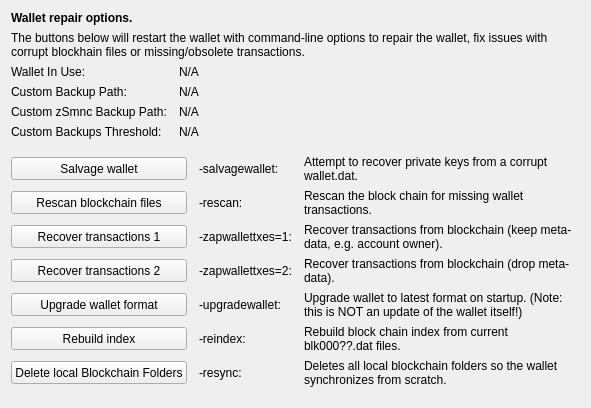
     <widget class="QWidget" name="tab_repair">
      <attribute name="title">
       <string>&amp;Wallet Repair</string>
      </attribute>
      <layout class="QGridLayout" name="gridLayout_4" columnstretch="0,0,0,0">
       <property name="horizontalSpacing">
        <number>12</number>
       </property>
       <item row="0" column="0" colspan="4">
        <widget class="QLabel" name="label_repair_header">
         <property name="font">
          <font>
           <weight>75</weight>
           <bold>true</bold>
          </font>
         </property>
         <property name="text">
          <string>Wallet repair options.</string>
         </property>
        </widget>
       </item>
       <item row="1" column="0" colspan="4">
        <widget class="QLabel" name="label_repair_helptext">
         <property name="font">
          <font>
           <weight>50</weight>
           <bold>false</bold>
          </font>
         </property>
         <property name="text">
          <string>The buttons below will restart the wallet with command-line options to repair the wallet, fix issues with corrupt blockhain files or missing/obsolete transactions.</string>
         </property>
         <property name="wordWrap">
          <bool>true</bool>
         </property>
        </widget>
       </item>
       <item row="2" column="0">
        <widget class="QLabel" name="wallet_path_label">
         <property name="text">
          <string>Wallet In Use:</string>
         </property>
        </widget>
       </item>
       <item row="2" column="1" colspan="3">
        <widget class="QLabel" name="wallet_path">
         <property name="cursor">
          <cursorShape>IBeamCursor</cursorShape>
         </property>
         <property name="text">
          <string>N/A</string>
         </property>
         <property name="textFormat">
          <enum>Qt::PlainText</enum>
         </property>
         <property name="textInteractionFlags">
          <set>Qt::LinksAccessibleByMouse|Qt::TextSelectableByKeyboard|Qt::TextSelectableByMouse</set>
         </property>
        </widget>
       </item>
       <item row="3" column="0">
        <widget class="QLabel" name="wallet_custombackuppath_label">
         <property name="visible">
          <bool>false</bool>
         </property>
         <property name="text">
          <string>Custom Backup Path:</string>
         </property>
        </widget>
       </item>
       <item row="3" column="1" colspan="3">
        <widget class="QLabel" name="wallet_custombackuppath">
         <property name="cursor">
          <cursorShape>IBeamCursor</cursorShape>
         </property>
         <property name="visible">
          <bool>false</bool>
         </property>
         <property name="text">
          <string>N/A</string>
         </property>
         <property name="textFormat">
          <enum>Qt::PlainText</enum>
         </property>
         <property name="textInteractionFlags">
          <set>Qt::LinksAccessibleByMouse|Qt::TextSelectableByKeyboard|Qt::TextSelectableByMouse</set>
         </property>
        </widget>
       </item>
       <item row="4" column="0">
        <widget class="QLabel" name="wallet_customzsmncbackuppath_label">
         <property name="visible">
          <bool>false</bool>
         </property>
         <property name="text">
          <string>Custom zSmnc Backup Path:</string>
         </property>
        </widget>
       </item>
       <item row="4" column="1" colspan="3">
        <widget class="QLabel" name="wallet_customzsmncbackuppath">
         <property name="cursor">
          <cursorShape>IBeamCursor</cursorShape>
         </property>
         <property name="visible">
          <bool>false</bool>
         </property>
         <property name="text">
          <string>N/A</string>
         </property>
         <property name="textFormat">
          <enum>Qt::PlainText</enum>
         </property>
         <property name="textInteractionFlags">
          <set>Qt::LinksAccessibleByMouse|Qt::TextSelectableByKeyboard|Qt::TextSelectableByMouse</set>
         </property>
        </widget>
       </item>
       <item row="5" column="0">
        <widget class="QLabel" name="wallet_custombackupthreshold_label">
         <property name="visible">
          <bool>false</bool>
         </property>
         <property name="text">
          <string>Custom Backups Threshold:</string>
         </property>
        </widget>
       </item>
       <item row="5" column="1" colspan="3">
        <widget class="QLabel" name="wallet_custombackupthreshold">
         <property name="cursor">
          <cursorShape>IBeamCursor</cursorShape>
         </property>
         <property name="visible">
          <bool>false</bool>
         </property>
         <property name="text">
          <string>N/A</string>
         </property>
         <property name="textFormat">
          <enum>Qt::PlainText</enum>
         </property>
         <property name="textInteractionFlags">
          <set>Qt::LinksAccessibleByMouse|Qt::TextSelectableByKeyboard|Qt::TextSelectableByMouse</set>
         </property>
        </widget>
       </item>
       <item row="6" column="0">
        <spacer name="verticalSpacer_repair1">
         <property name="orientation">
          <enum>Qt::Vertical</enum>
         </property>
         <property name="sizeHint" stdset="0">
          <size>
           <width>10</width>
           <height>10</height>
          </size>
         </property>
        </spacer>
       </item>
       <item row="7" column="0" colspan="2">
        <widget class="QPushButton" name="btn_salvagewallet">
         <property name="minimumSize">
          <size>
           <width>100</width>
           <height>23</height>
          </size>
         </property>
         <property name="text">
          <string>Salvage wallet</string>
         </property>
        </widget>
       </item>
       <item row="7" column="2">
        <widget class="QLabel" name="label_repair_salvage_command">
         <property name="text">
          <string notr="true">-salvagewallet:</string>
         </property>
        </widget>
       </item>
       <item row="7" column="3">
        <widget class="QLabel" name="label_repair_salvage">
         <property name="text">
          <string>Attempt to recover private keys from a corrupt wallet.dat.</string>
         </property>
         <property name="wordWrap">
          <bool>true</bool>
         </property>
        </widget>
       </item>
       <item row="8" column="0" colspan="2">
        <widget class="QPushButton" name="btn_rescan">
         <property name="minimumSize">
          <size>
           <width>100</width>
           <height>23</height>
          </size>
         </property>
         <property name="text">
          <string>Rescan blockchain files</string>
         </property>
        </widget>
       </item>
       <item row="8" column="2">
        <widget class="QLabel" name="label_repair_rescan_command">
         <property name="text">
          <string notr="true">-rescan:</string>
         </property>
        </widget>
       </item>
       <item row="8" column="3">
        <widget class="QLabel" name="label_repair_rescan">
         <property name="text">
          <string>Rescan the block chain for missing wallet transactions.</string>
         </property>
         <property name="wordWrap">
          <bool>true</bool>
         </property>
        </widget>
       </item>
       <item row="9" column="0" colspan="2">
        <widget class="QPushButton" name="btn_zapwallettxes1">
         <property name="minimumSize">
          <size>
           <width>100</width>
           <height>23</height>
          </size>
         </property>
         <property name="text">
          <string>Recover transactions 1</string>
         </property>
        </widget>
       </item>
       <item row="9" column="2">
        <widget class="QLabel" name="label_repair_zap1_command">
         <property name="text">
          <string notr="true">-zapwallettxes=1:</string>
         </property>
        </widget>
       </item>
       <item row="9" column="3">
        <widget class="QLabel" name="label_repair_zap1">
         <property name="text">
          <string>Recover transactions from blockchain (keep meta-data, e.g. account owner).</string>
         </property>
         <property name="wordWrap">
          <bool>true</bool>
         </property>
        </widget>
       </item>
       <item row="10" column="0" colspan="2">
        <widget class="QPushButton" name="btn_zapwallettxes2">
         <property name="minimumSize">
          <size>
           <width>100</width>
           <height>23</height>
          </size>
         </property>
         <property name="text">
          <string>Recover transactions 2</string>
         </property>
        </widget>
       </item>
       <item row="10" column="2">
        <widget class="QLabel" name="label_repair_zap2_command">
         <property name="text">
          <string notr="true">-zapwallettxes=2:</string>
         </property>
        </widget>
       </item>
       <item row="10" column="3">
        <widget class="QLabel" name="label_repair_zap2">
         <property name="text">
          <string>Recover transactions from blockchain (drop meta-data).</string>
         </property>
         <property name="wordWrap">
          <bool>true</bool>
         </property>
        </widget>
       </item>
       <item row="11" column="0" colspan="2">
        <widget class="QPushButton" name="btn_upgradewallet">
         <property name="minimumSize">
          <size>
           <width>100</width>
           <height>23</height>
          </size>
         </property>
         <property name="text">
          <string>Upgrade wallet format</string>
         </property>
        </widget>
       </item>
       <item row="11" column="2">
        <widget class="QLabel" name="label_repair_upgrade_command">
         <property name="text">
          <string notr="true">-upgradewallet:</string>
         </property>
        </widget>
       </item>
       <item row="11" column="3">
        <widget class="QLabel" name="label_repair_upgrade">
         <property name="text">
          <string>Upgrade wallet to latest format on startup. (Note: this is NOT an update of the wallet itself!)</string>
         </property>
         <property name="wordWrap">
          <bool>true</bool>
         </property>
        </widget>
       </item>
       <item row="12" column="0" colspan="2">
        <widget class="QPushButton" name="btn_reindex">
         <property name="minimumSize">
          <size>
           <width>100</width>
           <height>23</height>
          </size>
         </property>
         <property name="text">
          <string>Rebuild index</string>
         </property>
        </widget>
       </item>
       <item row="12" column="2">
        <widget class="QLabel" name="label_repair_reindex_command">
         <property name="text">
          <string notr="true">-reindex:</string>
         </property>
        </widget>
       </item>
       <item row="12" column="3">
        <widget class="QLabel" name="label_repair_reindex">
         <property name="text">
          <string>Rebuild block chain index from current blk000??.dat files.</string>
         </property>
         <property name="wordWrap">
          <bool>true</bool>
         </property>
        </widget>
       </item>
       <item row="13" column="0" colspan="2">
        <widget class="QPushButton" name="btn_resync">
         <property name="minimumSize">
          <size>
           <width>100</width>
           <height>23</height>
          </size>
         </property>
         <property name="text">
          <string>Delete local Blockchain Folders</string>
         </property>
        </widget>
       </item>
       <item row="13" column="2">
        <widget class="QLabel" name="label_repair_resync_command">
         <property name="text">
          <string>-resync:</string>
         </property>
        </widget>
       </item>
       <item row="13" column="3">
        <widget class="QLabel" name="label_repair_resync">
         <property name="text">
          <string>Deletes all local blockchain folders so the wallet synchronizes from scratch.</string>
         </property>
         <property name="wordWrap">
          <bool>true</bool>
         </property>
        </widget>
       </item>
       <item row="14" column="0">
        <spacer name="verticalSpacer_repair2">
         <property name="orientation">
          <enum>Qt::Vertical</enum>
         </property>
         <property name="sizeHint" stdset="0">
          <size>
           <width>20</width>
           <height>10</height>
          </size>
         </property>
        </spacer>
       </item>
      </layout>
     </widget>
